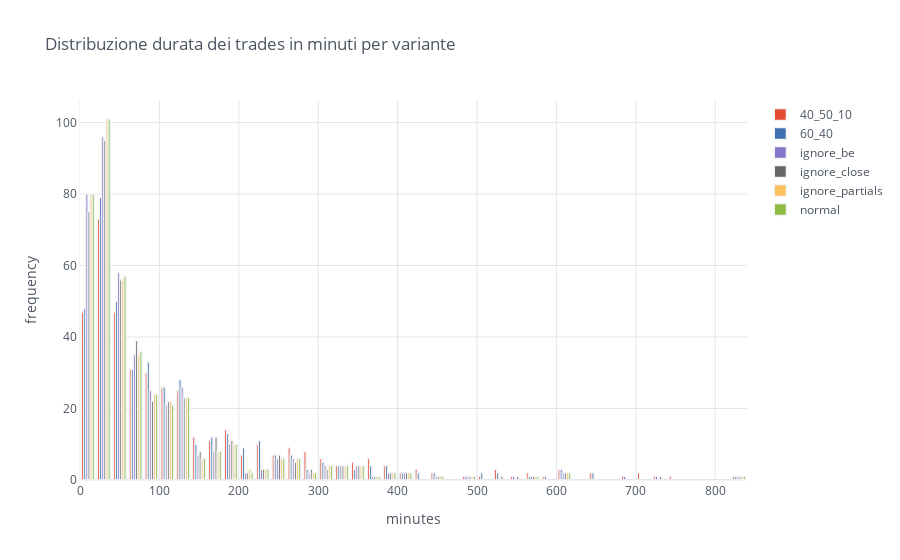

Notebook code cell kept with this figure:
### Code cell
df = get_attr_multi(multi, 'close')
df = df.apply(lambda x: (x-df.index).dt.total_seconds()/60).reset_index().drop('open', axis=1)
df.iplot(kind='hist', barmode='group', title='Distribuzione durata dei trades in minuti per variante', yTitle='frequency', 
    xTitle='minutes', opacity=1, linecolor='#F2F3F5')

### Figure 1 — Plotly figure (JSON) as saved in the notebook; plotly's stock layout.template omitted (floating-point values rounded to 4 significant figures; data arrays with more than 128 entries replaced by an {"elided": "..."} marker saying what was removed)
{"data": [{"histfunc": "count", "histnorm": "", "marker": {"color": "rgba(226, 74, 51, 1.0)", "line": {"color": "#F2F3F5", "width": 1.3}}, "name": "40_50_10", "opacity": 1, "orientation": "v", "type": "histogram", "x": {"elided": "409 float values"}}, {"histfunc": "count", "histnorm": "", "marker": {"color": "rgba(62, 111, 176, 1.0)", "line": {"color": "#F2F3F5", "width": 1.3}}, "name": "60_40", "opacity": 1, "orientation": "v", "type": "histogram", "x": {"elided": "409 float values"}}, {"histfunc": "count", "histnorm": "", "marker": {"color": "rgba(132, 118, 202, 1.0)", "line": {"color": "#F2F3F5", "width": 1.3}}, "name": "ignore_be", "opacity": 1, "orientation": "v", "type": "histogram", "x": {"elided": "409 float values"}}, {"histfunc": "count", "histnorm": "", "marker": {"color": "rgba(101, 101, 101, 1.0)", "line": {"color": "#F2F3F5", "width": 1.3}}, "name": "ignore_close", "opacity": 1, "orientation": "v", "type": "histogram", "x": {"elided": "409 float values"}}, {"histfunc": "count", "histnorm": "", "marker": {"color": "rgba(251, 193, 94, 1.0)", "line": {"color": "#F2F3F5", "width": 1.3}}, "name": "ignore_partials", "opacity": 1, "orientation": "v", "type": "histogram", "x": {"elided": "409 float values"}}, {"histfunc": "count", "histnorm": "", "marker": {"color": "rgba(142, 186, 66, 1.0)", "line": {"color": "#F2F3F5", "width": 1.3}}, "name": "normal", "opacity": 1, "orientation": "v", "type": "histogram", "x": {"elided": "409 float values"}}], "layout": {"barmode": "group", "legend": {"bgcolor": "#FFFFFF", "font": {"color": "#4D5663"}}, "paper_bgcolor": "#FFFFFF", "plot_bgcolor": "#FFFFFF", "title": {"font": {"color": "#4D5663"}, "text": "Distribuzione durata dei trades in minuti per variante"}, "xaxis": {"gridcolor": "#E1E5ED", "linecolor": "#F2F3F5", "showgrid": true, "tickfont": {"color": "#4D5663"}, "title": {"font": {"color": "#4D5663"}, "text": "minutes"}, "zerolinecolor": "#E1E5ED"}, "yaxis": {"gridcolor": "#E1E5ED", "linecolor": "#F2F3F5", "showgrid": true, "tickfont": {"color": "#4D5663"}, "title": {"font": {"color": "#4D5663"}, "text": "frequency"}, "zerolinecolor": "#E1E5ED"}}}
